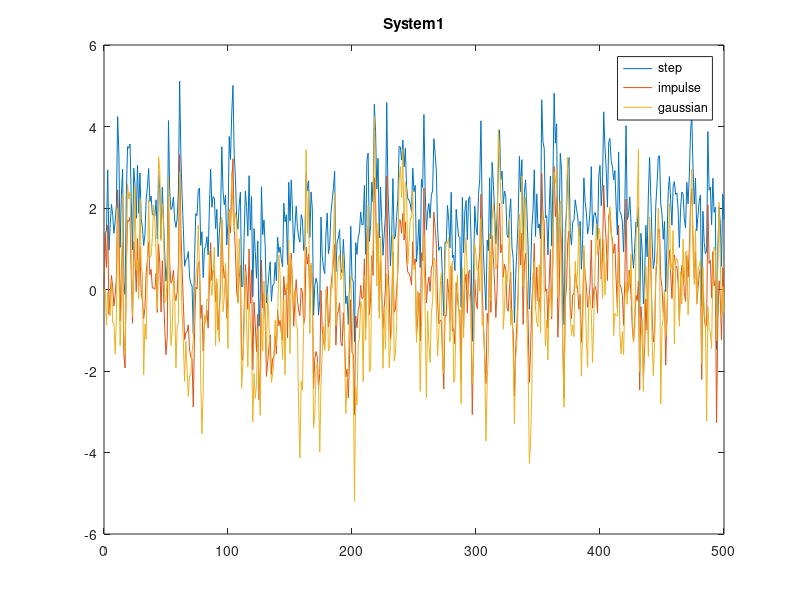
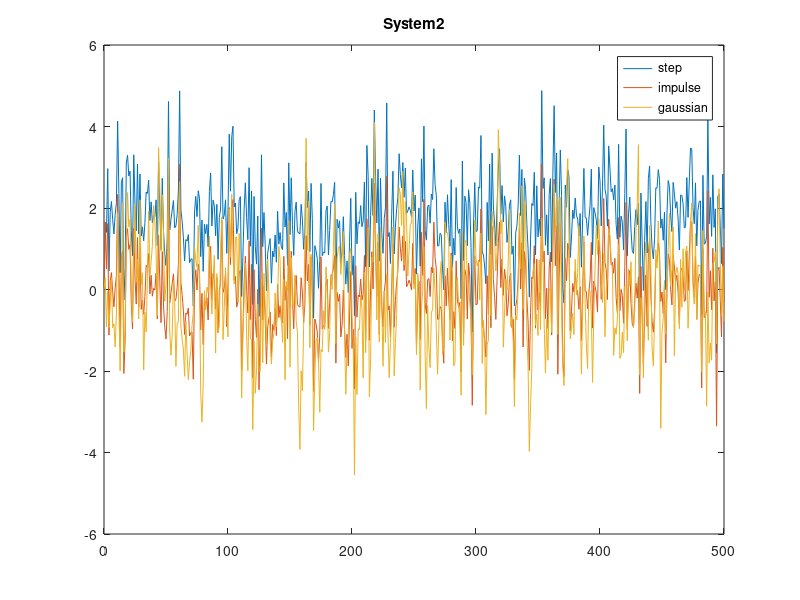

MATLAB code to generate these figures, in order:
% A
a11 = -0.5; b11 = 0.9; c11 = 0; lambda = 1;
a12 = -0.5; b12 = 0.9; c12 = -0.4;

ND = 501;
t = linspace(0,ND-1,ND);

problem_size = 3;

y1 = zeros(ND,problem_size);
y1(1,1) = 0;
y2 = zeros(ND,problem_size);
y2(1,1) = 0;

sigma = 1;

e  =  randn(ND,1)*lambda; % bílý šum

u = zeros(ND, 3);
for problem = 1:3
    switch problem
        case 1
            u(:,problem)  =  ones(ND,1); % buzení systému
        case 2
            u(:,problem) = zeros(ND,1);
            u(1,problem) = sigma;
        case 3
            u(:,problem) = randn(ND, 1)*sigma;
    end
    
    for i = 2:ND
        y1(i,problem) = -a11*y1(i-1,problem) + b11*u(i-1,problem) + e(i, 1);
        y2(i,problem) = -a12*y2(i-1,problem) + b12*u(i-1,problem) + e(i, 1) + c12*e(i-1,1);
    end
end

figure;
plot(t, y1);
title('System1');
legend('step', 'impulse', 'gaussian');

figure;
plot(t, y2);
title('System2');
legend('step', 'impulse', 'gaussian');

%% B

theta_odhad = zeros(2,3);
for problem = 1:3
    phi = [-y1(1:ND-1,problem), u(1:ND-1,problem)];
    %E = e(1:ND, 1);
    theta_odhad(:,problem) = inv(phi'* phi)*phi' * y1(2:ND,problem); 
end

theta_odhad

%% C??


%%


%theta_odhad = phi' + inv(phi'* phi)*phi'* e(ND-1,1)';
chyba = [a11, b11]'  - theta_odhad;